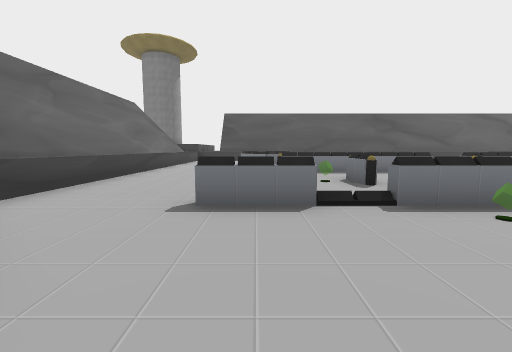
[1] (above)

24 first-person views from a walk through a 3-D level made in the Unity game engine. The camera is 1.4 m above the floor, tilts 6° down and sees 90° across. The floor is counted in squares, 2 m on a side. Each view is taken from the middle of a square. On the plan, view 1 faces up. The plan holds only what a view shows up to about 9 squares ahead; the rest is blank. The place goes on beyond the plan. The player is left out.

[2]
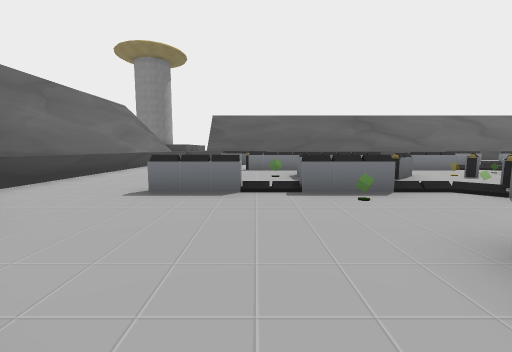

[3]
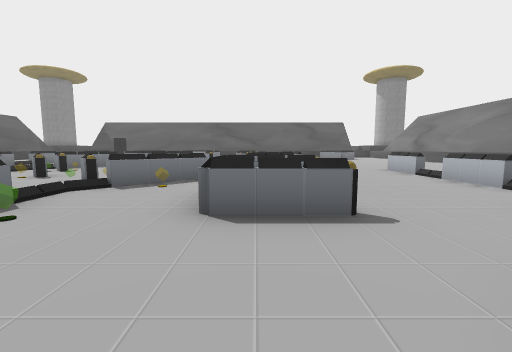

[4]
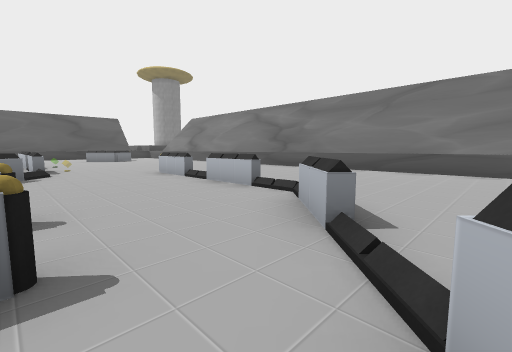

[5]
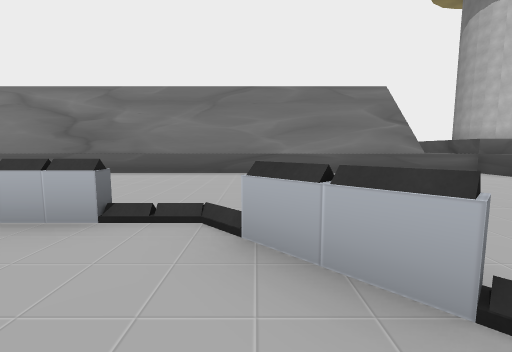

[6]
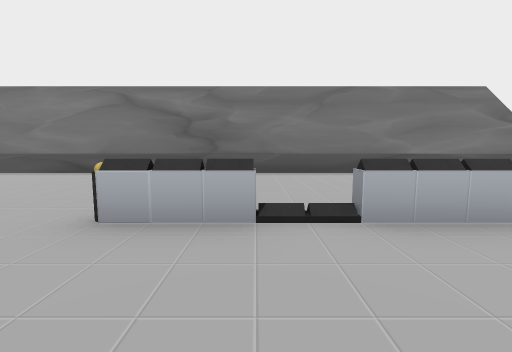

[7]
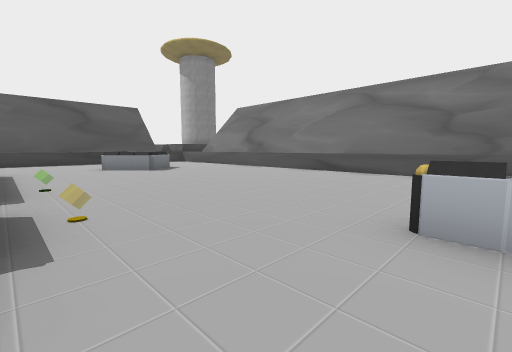

[8]
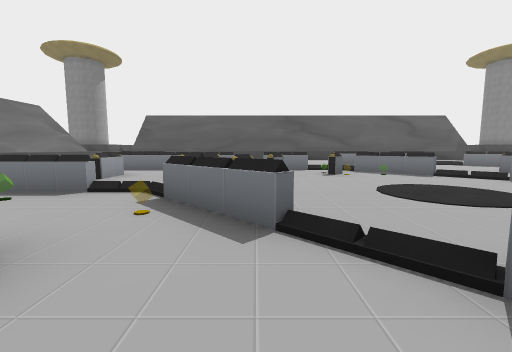

[9]
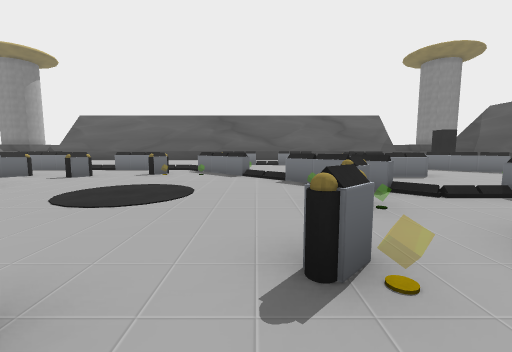

[10]
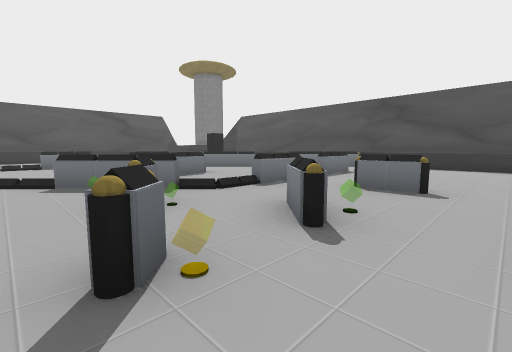

[11]
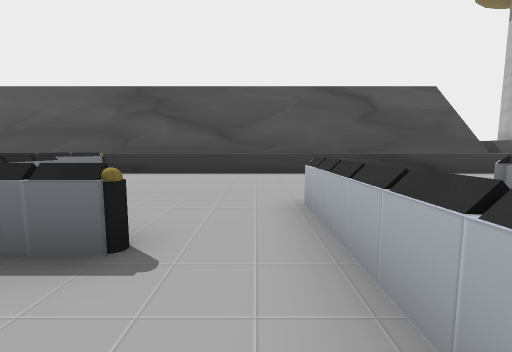

[12]
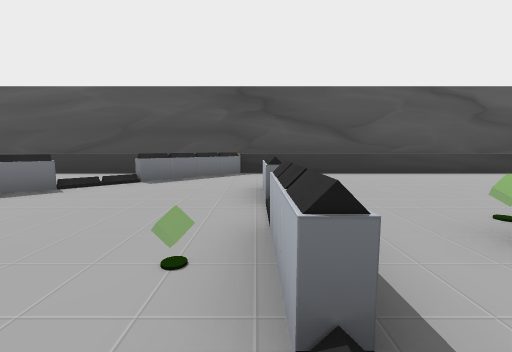

[13]
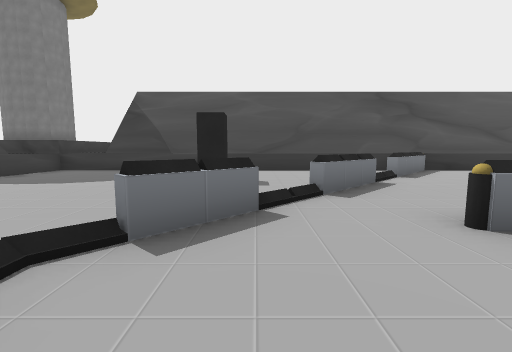

[14]
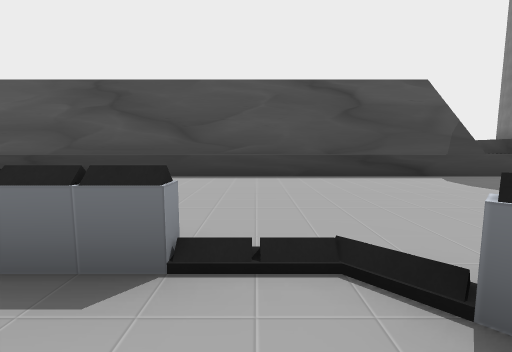

[15]
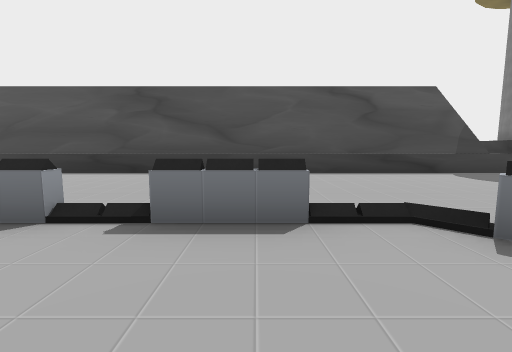

[16]
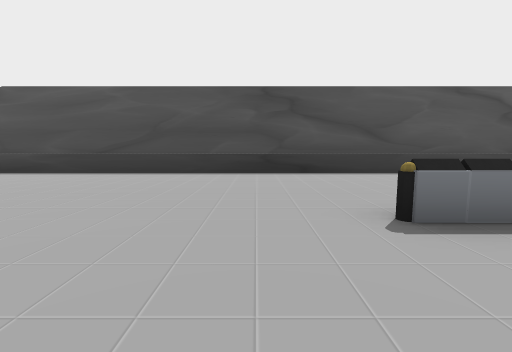

[17]
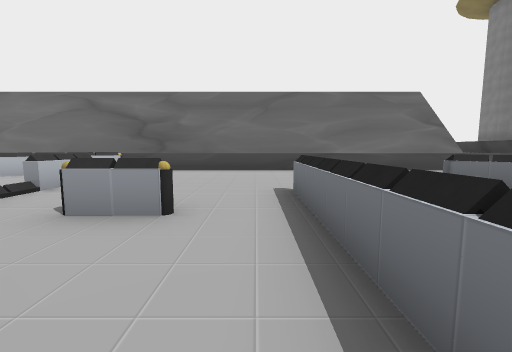

[18]
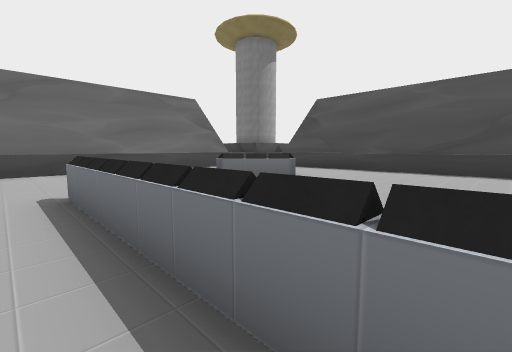

[19]
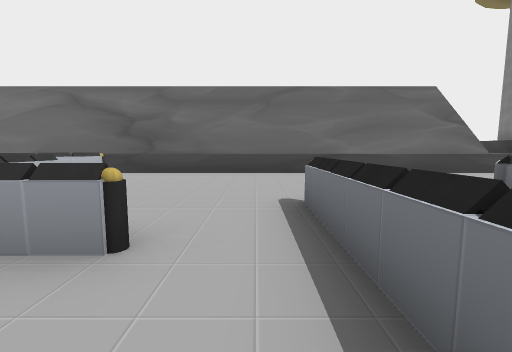

[20]
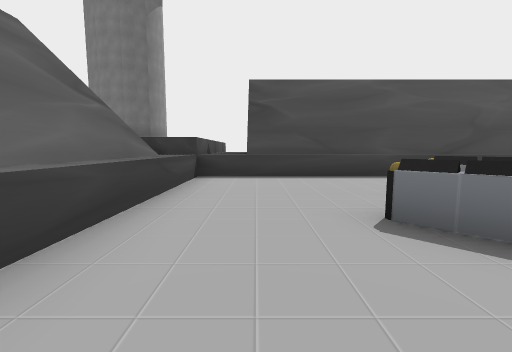

[21]
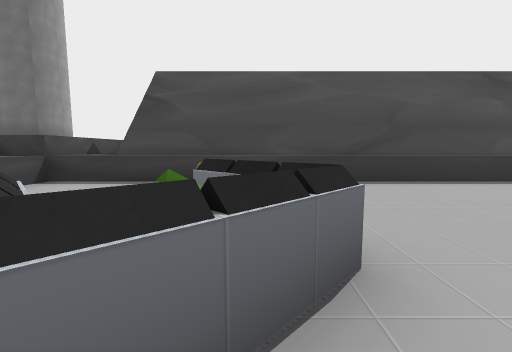

[22]
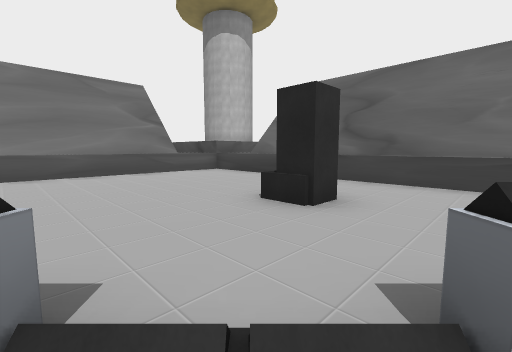

[23]
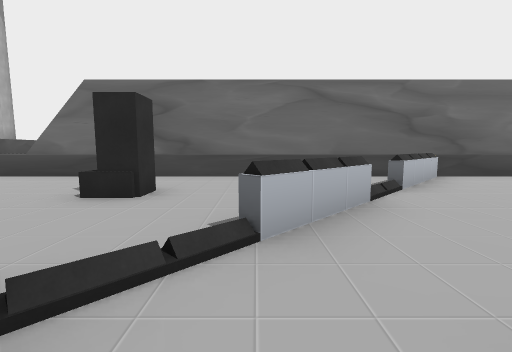

[24]
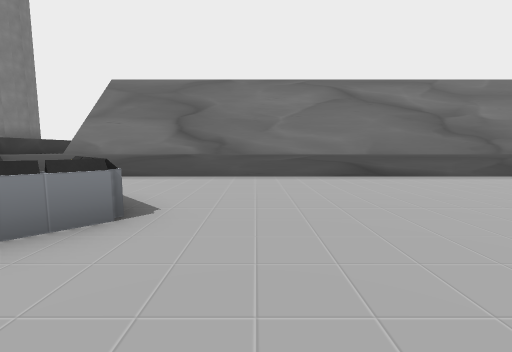

### Floor plan
Key: @ floor where view 1 was taken; # wall or solid block; x gap in a wall; . floor; / step, stairs or slope; = window, fence, low wall or low ledge; ^ raised ledge; B ball; C cylinder; S shield; L block; O other object.
Columns run from 6 left of view 1 to 23 right of it. Each row starts with its distance up from view 1.
 18   #                       ^ #
 17   #^^^^^^^^^^^^^^^^^^^^^^^^^#
 16  ##^^^^^^^^^^^^^^^^^^^^^^^^^#
 15   ^.........................^
 14  ^^.........................^
 13  ^^....O.......... .........^
 12  ^^..CO .......... .......  ^
 11  ^^...  ................    ^^
 10  ^^... .    ...C#xx=.#.  L  ^^
  9  ^^..       .........=#.....^^
  8  ^^....O^^^^x^.........#....^^
  7  ^^.....B.......# ..OO.==...^^
  6  ^^....C .OO . S #    .../  ^^
  5  ^^....OCOO#S...... ......=.^^
  4  ^^......  . S....# ......==^^
  3  ^^...^.  .. ........^^x^...^^
  2  ^^=.......  .....S.........^^
  1  ^^x=..............# .OO....^^
  0  ^^ ./@..  ..##. S C.B C....^^
 -1  ^^   =..OO.. #. ..B........^^
 -2  ^^...##......... .  ^^ ....^^
 -3  ^^.....#...................^^
 -4  ^^..L..##.....O.......... .^^
 -5  ^^........=xx=........     ^^
 -6   ^........... ........     ^^
 -7  ^^........... .........   .^^
 -8  ^^........... ..........  .^^
 -9   ^........... ..........   ^
-10 ###^^^^^^^^^^^^^^^^^^^^^^^^^##
-11   # ^^^^^^^^^^^^^^^^^^^^^^^ #
-12                             #

Where each view was taken, in squares from view 1:
view 1: 0 up, 0 right, facing up
view 2: 1 down, 1 right, facing up
view 3: 0 up, 0 right, facing right
view 4: 1 down, 1 right, facing down-right
view 5: 2 down, 3 right, facing down
view 6: 2 down, 7 right, facing down
view 7: 2 down, 8 right, facing down-right
view 8: 1 down, 6 right, facing up
view 9: 1 down, 11 right, facing up
view 10: 1 down, 11 right, facing up-right
view 11: 1 down, 14 right, facing right
view 12: 3 up, 14 right, facing right
view 13: 9 up, 13 right, facing right
view 14: 9 up, 14 right, facing up
view 15: 8 up, 13 right, facing up
view 16: 8 up, 8 right, facing up
view 17: 7 up, 5 right, facing left
view 18: 7 up, 5 right, facing up-left
view 19: 7 up, 4 right, facing left
view 20: 9 up, 2 left, facing up
view 21: 10 up, 1 right, facing up
view 22: 2 down, 2 right, facing down-left
view 23: 2 down, 3 right, facing left
view 24: 3 down, 15 right, facing down
